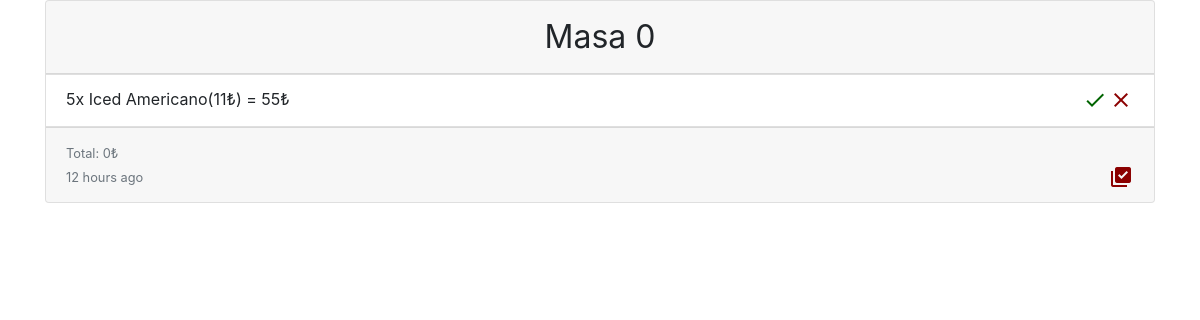
The app's page /panel/coffee-break/ (signed in), older data.
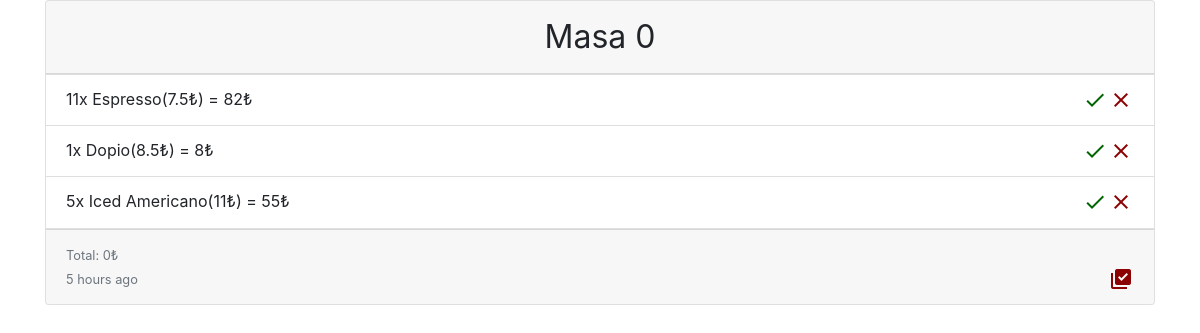
The same page, newer data.
### qrback/models.py (models this page shows, shortened)
class Accounting(models.Model):
    table = models.IntegerField()
    order_list = models.ManyToManyField(Account_Entry, blank=True)
    first_order_time = models.DateTimeField(default=timezone.now)
    last_order_time = models.DateTimeField(auto_now=True)
    closed_at = models.DateTimeField(auto_now_add=True)
    is_closed = models.BooleanField(default=False)
    checked_money = models.FloatField(default=0)
    company = models.ForeignKey(Company, on_delete=models.CASCADE)
    @property
    def get_borrow(self):
        sum = 0
        if self.order_list.exists():
            order_list = self.order_list.filter(is_deleted=False, is_checked=True)
            if order_list.count() > 0:
                sum = list(order_list.annotate(total_spent=Sum(
                    F('price') *
                    F('count'),
                    output_field=models.FloatField()
                )).aggregate(Sum('total_spent')).values())[0] - self.checked_money
        return sum

class Account_Entry(models.Model):
    name = models.CharField(max_length=20)
    price = models.FloatField(default=0)
    count = models.IntegerField(default=0)
    is_checked = models.BooleanField(default=False)
    time = models.DateTimeField(default=timezone.now)
    is_delivered = models.BooleanField(default=False)
    is_deleted = models.BooleanField(default=False)

### qrback/views.py (the view)
# urls.py: path('panel/<slug:slug>/', panel, name='panel'),
@login_required
def panel(request, slug):
    try:
        _slug = Company.objects.get(owner=request.user).slug
    except Company.DoesNotExist:
        _slug = "-1"
    if not request.user.is_superuser:
        if _slug != slug:
            return redirect('index')
    acc = Accounting.objects.filter(company__slug=slug, is_closed=False)
    acc = acc.annotate(num_participants=Count('order_list')).filter(num_participants__gt=0).order_by('-last_order_time')
    context = {
        'accounting': acc,
        'company': Company.objects.get(slug=slug)
    }
    return render(request, template_name='digitalMenuPanel.html', context=context)

### templates/digitalMenuPanel.html (shortened to what this page needs)
<!DOCTYPE html>
<html lang="en">
<head>
</head>
{% load humanize %}
<body>
<div class="content" id="data">
    <link href="https://stackpath.bootstrapcdn.com/bootstrap/4.5.0/css/bootstrap.min.css" rel="stylesheet">
    <div class="container">
        <div class="card-deck">
            {% for orders in accounting %}
                <div class="card mb-4" style="width: 18rem;min-width: 18rem;">
                    <div class="card-header" style="text-align:center;font-size: 2rem">
                        Masa {{ orders.table }}
                    </div>
                    <ul class="list-group list-group-flush ">
                        {% for order in orders.order_list.all reversed %}
                            {% if not order.is_deleted %}
                                <li class="list-group-item"
                                    style="{% if order.is_delivered %}text-decoration: line-through;{% endif %} min-height: 51px"> {{ order.count }}x {{ order.name }}({{ order.price|floatformat }}₺)
                                    = {% widthratio order.price 1 order.count %}₺
                                    {% if order.is_checked %}
                                        {% if order.is_delivered %}
                                            <a style="float:right;line-height: 1px;color: darkred"
                                               href="{% url 'remove' orders.company.slug order.id %}">
                                                <i class="material-icons">delete_outline</i>
                                            </a>
                                        {% else %}
                                            <a style="float:right;line-height: 1px;color: darkgreen"
                                               href="{% url 'check' orders.company.slug order.id %}">
                                                <i class="material-icons">check_box_outline_blank</i>
                                            </a>
                                        {% endif %}
                                    {% else %}
                                        <a href="{% url 'delete' orders.company.slug  order.id %}"
                                           style="float:right;line-height: 1px;color: darkred">
                                            <i class="material-icons">close</i>
                                        </a>
                                        <a href="{% url 'check' orders.company.slug  order.id %}"
                                           style="float:right;line-height: 1px;color: darkgreen">
                                            <i class="material-icons">check</i>
                                        </a>
                                    {% endif %}
                                </li>
                            {% endif %}
                        {% endfor %}
                    </ul>
                    <div class="card-footer" style="margin-top: auto;font-size: 1rem;text-align: left">
                        <div>
                            <small class="text-muted"
                                   style="line-height: 1px;">
                                Total: {{ orders.get_borrow|floatformat }}₺</small>
                        </div>
                        <div>
                            <small class="text-muted"
                                   style="line-height: 1px;padding-right:10px;">{{ orders.last_order_time|naturaltime }}</small>
                            <a href="{% url 'check-out-table' orders.company.slug orders.table %}"
                               style="float:right;line-height: 1px;color: darkred">
                                <i class="material-icons">library_add_check</i>
                            </a>
                        </div>
                    </div>
                </div>
            {% endfor %}
        </div>
    </div>
</div>
</body>
</html>

Row changes from the older to the newer data that the page shows:
changed Accounting: last_order_time "12 hours ago" → "5 hours ago"
added Account_Entry: count "11", name "Espresso", price "7.5", price+count "82", is_checked False (drawn)
added Account_Entry: count "1", name "Dopio", price "8.5", price+count "8", is_checked False (drawn)
